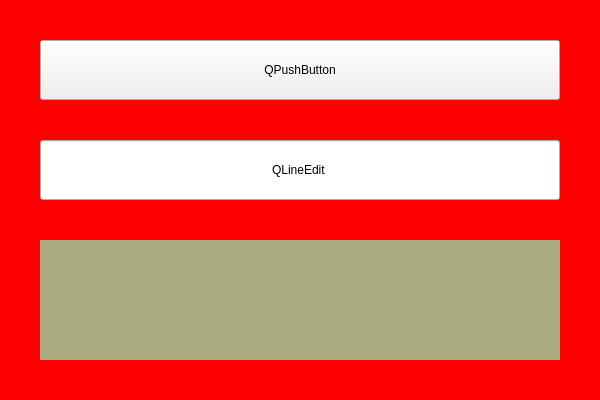
<?xml version="1.0" encoding="UTF-8"?>
<ui version="4.0">
 <class>CustomShadowClass</class>
 <widget class="QWidget" name="CustomShadowClass">
  <property name="geometry">
   <rect>
    <x>0</x>
    <y>0</y>
    <width>600</width>
    <height>400</height>
   </rect>
  </property>
  <property name="windowTitle">
   <string>CustomShadow</string>
  </property>
  <property name="styleSheet">
   <string notr="true">QWidget#CustomShadowClass{
	background-color: rgb(255, 0, 0);
}</string>
  </property>
  <layout class="QVBoxLayout" name="verticalLayout_2">
   <property name="spacing">
    <number>60</number>
   </property>
   <property name="leftMargin">
    <number>40</number>
   </property>
   <property name="topMargin">
    <number>40</number>
   </property>
   <property name="rightMargin">
    <number>40</number>
   </property>
   <property name="bottomMargin">
    <number>40</number>
   </property>
   <item>
    <layout class="QVBoxLayout" name="verticalLayout">
     <property name="spacing">
      <number>40</number>
     </property>
     <item>
      <widget class="QPushButton" name="pushButton">
       <property name="minimumSize">
        <size>
         <width>60</width>
         <height>60</height>
        </size>
       </property>
       <property name="styleSheet">
        <string notr="true"/>
       </property>
       <property name="text">
        <string>QPushButton</string>
       </property>
       <property name="flat">
        <bool>false</bool>
       </property>
      </widget>
     </item>
     <item>
      <widget class="QLineEdit" name="lineEdit">
       <property name="minimumSize">
        <size>
         <width>0</width>
         <height>60</height>
        </size>
       </property>
       <property name="text">
        <string>QLineEdit</string>
       </property>
       <property name="alignment">
        <set>Qt::AlignCenter</set>
       </property>
      </widget>
     </item>
     <item>
      <widget class="QWidget" name="widget" native="true">
       <property name="styleSheet">
        <string notr="true">background-color: rgb(170, 170, 127);</string>
       </property>
      </widget>
     </item>
    </layout>
   </item>
  </layout>
 </widget>
 <layoutdefault spacing="6" margin="11"/>
 <resources>
  <include location="MainWidget.qrc"/>
 </resources>
 <connections/>
</ui>
